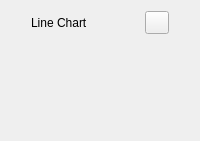
          <widget class="CardWidget" name="CardWidget_3">
           <property name="borderRadius">
            <number>30</number>
           </property>
           <layout class="QHBoxLayout" name="horizontalLayout_41">
            <item>
             <layout class="QHBoxLayout" name="horizontalLayout_40">
              <item>
               <spacer name="horizontalSpacer_67">
                <property name="orientation">
                 <enum>Qt::Horizontal</enum>
                </property>
                <property name="sizeType">
                 <enum>QSizePolicy::Fixed</enum>
                </property>
                <property name="sizeHint" stdset="0">
                 <size>
                  <width>5</width>
                  <height>20</height>
                 </size>
                </property>
               </spacer>
              </item>
              <item>
               <layout class="QVBoxLayout" name="verticalLayout_20" stretch="0,1">
                <item>
                 <layout class="QHBoxLayout" name="horizontalLayout_38">
                  <item>
                   <spacer name="horizontalSpacer_63">
                    <property name="orientation">
                     <enum>Qt::Horizontal</enum>
                    </property>
                    <property name="sizeType">
                     <enum>QSizePolicy::Fixed</enum>
                    </property>
                    <property name="sizeHint" stdset="0">
                     <size>
                      <width>15</width>
                      <height>20</height>
                     </size>
                    </property>
                   </spacer>
                  </item>
                  <item>
                   <widget class="StrongBodyLabel" name="StrongBodyLabel_2">
                    <property name="text">
                     <string>Line Chart</string>
                    </property>
                    <property name="pixelFontSize" stdset="0">
                     <number>16</number>
                    </property>
                   </widget>
                  </item>
                  <item>
                   <spacer name="horizontalSpacer_62">
                    <property name="orientation">
                     <enum>Qt::Horizontal</enum>
                    </property>
                    <property name="sizeHint" stdset="0">
                     <size>
                      <width>40</width>
                      <height>20</height>
                     </size>
                    </property>
                   </spacer>
                  </item>
                  <item>
                   <widget class="PrimaryDropDownToolButton" name="PrimaryDropDownToolButton">
                    <property name="fluentIcon">
                     <number>66</number>
                    </property>
                   </widget>
                  </item>
                  <item>
                   <spacer name="horizontalSpacer_64">
                    <property name="orientation">
                     <enum>Qt::Horizontal</enum>
                    </property>
                    <property name="sizeType">
                     <enum>QSizePolicy::Fixed</enum>
                    </property>
                    <property name="sizeHint" stdset="0">
                     <size>
                      <width>15</width>
                      <height>20</height>
                     </size>
                    </property>
                   </spacer>
                  </item>
                 </layout>
                </item>
                <item>
                 <layout class="QHBoxLayout" name="horizontalLayout_39">
                  <item>
                   <layout class="QVBoxLayout" name="verticalLayout_19">
                    <item>
                     <widget class="CardWidget" name="CardWidget_5">
                      <property name="borderRadius">
                       <number>20</number>
                      </property>
                      <layout class="QHBoxLayout" name="horizontalLayout_46">
                       <item>
                        <widget class="ImageLabel" name="chartImageLabel">
                         <property name="sizePolicy">
                          <sizepolicy hsizetype="Ignored" vsizetype="Ignored">
                           <horstretch>0</horstretch>
                           <verstretch>0</verstretch>
                          </sizepolicy>
                         </property>
                         <property name="minimumSize">
                          <size>
                           <width>72</width>
                           <height>72</height>
                          </size>
                         </property>
                         <property name="maximumSize">
                          <size>
                           <width>16777215</width>
                           <height>16777215</height>
                          </size>
                         </property>
                         <property name="topLeftRadius" stdset="0">
                          <number>20</number>
                         </property>
                         <property name="topRightRadius" stdset="0">
                          <number>20</number>
                         </property>
                         <property name="bottomLeftRadius" stdset="0">
                          <number>20</number>
                         </property>
                         <property name="bottomRightRadius" stdset="0">
                          <number>2</number>
                         </property>
                        </widget>
                       </item>
                      </layout>
                     </widget>
                    </item>
                   </layout>
                  </item>
                 </layout>
                </item>
               </layout>
              </item>
              <item>
               <spacer name="horizontalSpacer_68">
                <property name="orientation">
                 <enum>Qt::Horizontal</enum>
                </property>
                <property name="sizeType">
                 <enum>QSizePolicy::Fixed</enum>
                </property>
                <property name="sizeHint" stdset="0">
                 <size>
                  <width>5</width>
                  <height>20</height>
                 </size>
                </property>
               </spacer>
              </item>
             </layout>
            </item>
           </layout>
          </widget>
